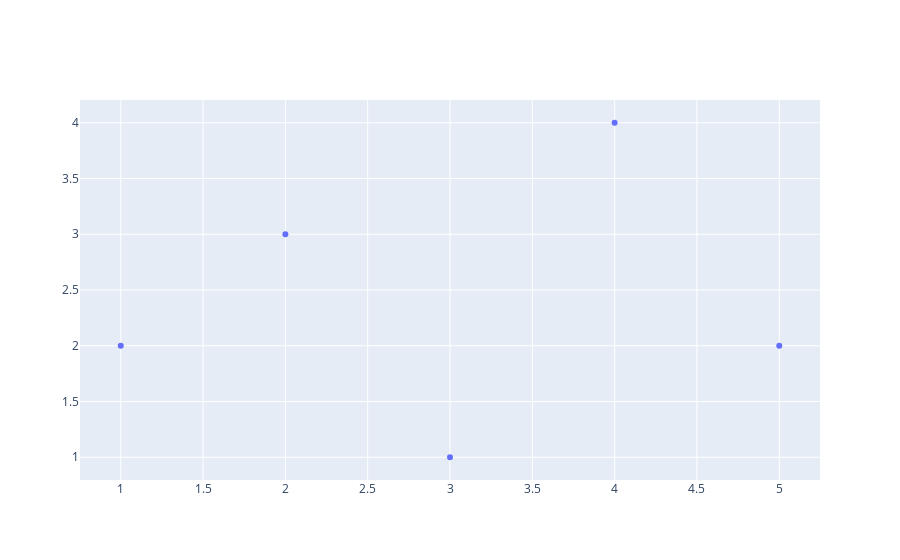

Notebook cell for this chart:
### Code cell
import plotly.graph_objs as go

# create sample data
x = [1, 2, 3, 4, 5]
y = [2, 3, 1, 4, 2]

# create scatter plot
fig = go.Figure(data=go.Scatter(x=x, y=y, mode='markers'))

# add click event handler
fig.update_layout(clickmode='event+select')

def handle_click(trace, points, state):
    if points.point_inds:
        ind = points.point_inds[0]
        print(f'X: {x[ind]}, Y: {y[ind]}')

fig.data[0].on_click(handle_click)

# show plot
fig.show()

### Figure 1 — Plotly figure (JSON) as saved in the notebook; plotly's stock layout.template omitted (floating-point values rounded to 4 significant figures)
{"data": [{"mode": "markers", "type": "scatter", "x": [1, 2, 3, 4, 5], "y": [2, 3, 1, 4, 2]}], "layout": {"clickmode": "event+select"}}
